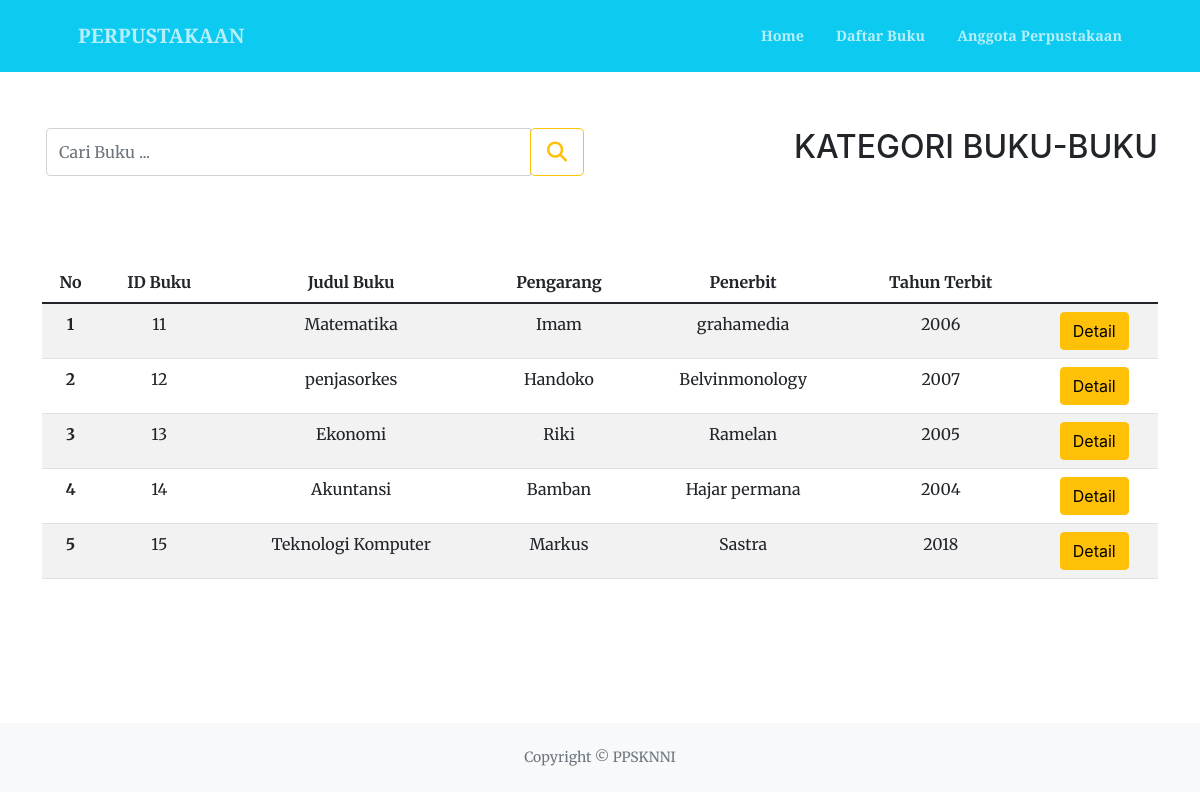
The page /UAS_1904030070_kelasB/services.php on the database its author committed.
### tables this page shows
CREATE TABLE `db_buku` (
  `id` int(10) NOT NULL,
  `id_buku` int(20) NOT NULL,
  `judul_buku` varchar(100) NOT NULL,
  `pengarang` varchar(50) NOT NULL,
  `penerbit` varchar(50) NOT NULL,
  `tahun_terbit` varchar(50) NOT NULL
);

### UAS_1904030070_kelasB/function.php (called while the page is built, shortened)
<?php
$conn = mysqli_connect('localhost', 'root', '', 'uas_1904030070');
function query($query)
{
    global $conn;
    $result = mysqli_query($conn, $query);
    $rows = [];
    while ($row = mysqli_fetch_assoc($result)) {
        $rows[] = $row;
    }
    return $rows;
}

### UAS_1904030070_kelasB/services.php (the view, shortened to what this page needs)
<?php
  require 'function.php';
  $buku = query("SELECT * FROM db_buku");
?>
<!DOCTYPE html>
<html lang="en">
    <head>
        <link href="https://cdn.jsdelivr.net/npm/bootstrap-icons@1.5.0/font/bootstrap-icons.css" rel="stylesheet" />
        <link href="https://cdnjs.cloudflare.com/ajax/libs/SimpleLightbox/2.1.0/simpleLightbox.min.css" rel="stylesheet" />
        <link href="css/styles.css" rel="stylesheet" />
        <link rel="stylesheet" href="font-awesome.css">
    </head>
    <body id="page-top">
        <nav class="navbar navbar-expand-lg navbar-dark bg-info fixed-top py-3" id="mainNav">
            <div class="container px-4 px-lg-5">
                <a class="navbar-brand" href="#page-top">PERPUSTAKAAN</a>
                <div class="collapse navbar-collapse" id="navbarResponsive">
                    <ul class="navbar-nav ms-auto my-2 my-lg-0">
                        <li class="nav-item"><a class="nav-link" href="index.php">Home</a></li>
                        <li class="nav-item"><a class="nav-link" href="services.php">Daftar Buku</a></li>
                        <li class="nav-item"><a class="nav-link" href="portfolio.php">Anggota Perpustakaan</a></li>
                    </ul>
                </div>
            </div>
        </nav>
        <section class="page-section" id="services">
        <div class="container justify-content-center">
            <div class="row">
                <div class="col-md-6 px-3">
                    <form method="POST" action="">
                    <div class="input-group mb-3">
                        <input type="text" id="keyword" name="keyword" class="form-control input-text" placeholder="Cari Buku ..." autocomplete="off" aria-label="Recipient's username" aria-describedby="basic-addon2"/>
                        <div class="input-group-append">
                        <button class="btn btn-outline-warning btn-lg" type="submit" name="cari"><i class="fa fa-search"></i></button>
                        </div>
                    </div>
                    </form>
                </div>
                <div class="col-md-6 text-end">
                    <h2 class="section-heading text-uppercase mb-5">KATEGORI BUKU-BUKU</h2>
                </div>
            </div>
            <table class="table table-striped text-center mt-5">
            <thead>
                <tr>
                <th scope="col">No</th>
                <th scope="col">ID Buku</th>
                <th scope="col">Judul Buku</th>
                <th scope="col">Pengarang</th>
                <th scope="col">Penerbit</th>
                <th scope="col">Tahun Terbit</th>
                </tr>
            </thead>
            <tbody>
                <?php $no = 1; ?>
                <?php foreach ($buku as $bukuu) : ?>
                    <tr>
                    <th scope="row"><?php echo $no; ?></th>
                    <td><?php echo $bukuu['id_buku']; ?></td>
                    <td><?php echo $bukuu['judul_buku']; ?></td>
                    <td><?php echo $bukuu['pengarang']; ?></td>
                    <td><?php echo $bukuu['penerbit']; ?></td>
                    <td><?php echo $bukuu['tahun_terbit']; ?></td>
                    <td><a href="detail_perpus.php?id=<?= $bukuu['id']; ?>" class="btn btn-warning" role="button">Detail</a></td>
                    </tr>
                    <?php $no++ ?>
                <?php endforeach ?>
            </tbody>
            </table>
        </div>
        </section>
        <footer class="bg-light py-4">
            <div class="container px-4 px-lg-5"><div class="small text-center text-muted">Copyright &copy; PPSKNNI</div></div>
        </footer>
    </body>
</html>

### rows shown on the page
db_buku: id_buku "11", judul_buku "Matematika", pengarang "Imam", penerbit "grahamedia", tahun_terbit "2006"
db_buku: id_buku "12", judul_buku "penjasorkes", pengarang "Handoko", penerbit "Belvinmonology", tahun_terbit "2007"
db_buku: id_buku "13", judul_buku "Ekonomi", pengarang "Riki", penerbit "Ramelan", tahun_terbit "2005"
db_buku: id_buku "14", judul_buku "Akuntansi", pengarang "Bamban", penerbit "Hajar permana", tahun_terbit "2004"
db_buku: id_buku "15", judul_buku "Teknologi Komputer", pengarang "Markus", penerbit "Sastra", tahun_terbit "2018"
